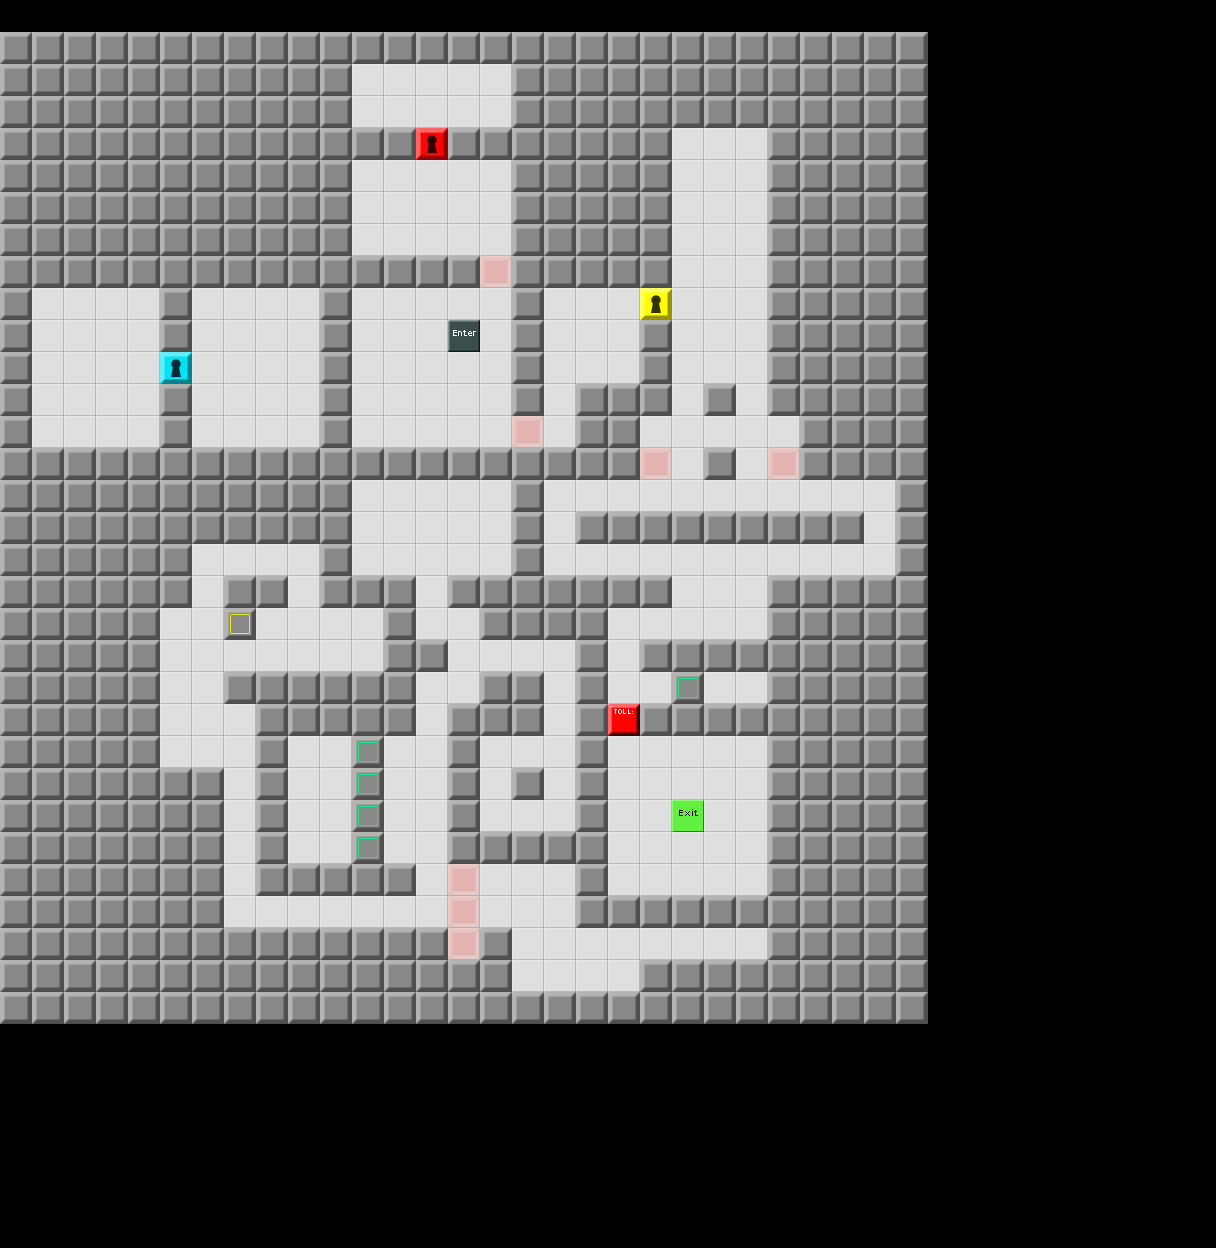

Rendered tile map (Tiled .tmx) drawn with the repository's tilesets; below, a short description and the map source with its tile grids summarised:
An orthogonal 38x39 tile map with 32x32 px tiles, 1 tile layer (Map) and 41 objects.

<map version="1.0" orientation="orthogonal" renderorder="right-down" width="38" height="39" tilewidth="32" tileheight="32" nextobjectid="43">
 <tileset firstgid="1" source="devgraphics.tsx" />
 <layer name="Map" width="38" height="39">
  <data>[1482 cells, 899 non-empty, 11 distinct tile ids]</data>
 </layer>
 <objectgroup name="Enemies">
  <object id="1" gid="7" x="608" y="864" />
  <object id="2" gid="9" x="384" y="832">
   <properties>
    <property name="direction" value="right" />
   </properties>
  </object>
  <object id="3" gid="9" x="384" y="800">
   <properties>
    <property name="direction" value="right" />
   </properties>
  </object>
  <object id="4" gid="9" x="384" y="768">
   <properties>
    <property name="direction" value="right" />
   </properties>
  </object>
  <object id="5" gid="9" x="384" y="864">
   <properties>
    <property name="direction" value="right" />
   </properties>
  </object>
  <object id="6" gid="7" x="352" y="416" />
  <object id="7" gid="25" x="352" y="640" />
  <object id="8" gid="9" x="736" y="384">
   <properties>
    <property name="direction" value="right" />
   </properties>
  </object>
  <object id="9" gid="9" x="736" y="512">
   <properties>
    <property name="direction" value="right" />
   </properties>
  </object>
  <object id="10" gid="9" x="704" y="704">
   <properties>
    <property name="direction" value="right" />
   </properties>
  </object>
 </objectgroup>
 <objectgroup name="Items">
  <object id="11" gid="16" x="736" y="800" />
  <object id="12" gid="16" x="736" y="768" />
  <object id="13" gid="16" x="736" y="832" />
  <object id="14" gid="16" x="736" y="864" />
  <object id="15" gid="16" x="736" y="896" />
  <object id="16" gid="8" x="672" y="960">
   <properties>
    <property name="Text" value="This guy was just sitting around so I hired him to drive on these buttons." />
   </properties>
  </object>
  <object id="17" gid="12" x="544" y="896" />
  <object id="18" gid="12" x="480" y="832" />
  <object id="19" gid="40" x="608" y="896" />
  <object id="20" gid="40" x="608" y="832" />
  <object id="21" gid="40" x="608" y="864" />
  <object id="22" gid="40" x="608" y="800" />
  <object id="23" gid="40" x="608" y="768" />
  <object id="24" gid="28" x="640" y="768" />
  <object id="25" gid="28" x="672" y="768" />
  <object id="26" gid="28" x="704" y="768" />
  <object id="27" gid="28" x="672" y="896" />
  <object id="28" gid="28" x="640" y="896" />
  <object id="29" gid="28" x="704" y="896" />
  <object id="30" gid="8" x="416" y="384">
   <properties>
    <property name="Text" value="I did NOT pay this guy. He just showed up one day and now he won't leave." />
   </properties>
  </object>
  <object id="31" gid="22" x="288" y="672" />
  <object id="32" gid="34" x="480" y="384" />
  <object id="33" gid="4" x="416" y="224" />
  <object id="34" gid="12" x="384" y="96" />
  <object id="35" gid="12" x="64" y="352" />
  <object id="36" gid="12" x="704" y="608" />
  <object id="37" gid="8" x="224" y="736">
   <properties>
    <property name="Text" value="This guy's on the payroll, but I don't know what he does." />
   </properties>
  </object>
  <object id="38" gid="8" x="480" y="928">
   <properties>
    <property name="Text" value="Oh, by the way. If you're standing on a block when it turns into a wall, you kind of die." />
   </properties>
  </object>
  <object id="39" gid="8" x="576" y="352">
   <properties>
    <property name="Text" value="Did we ever go over pushing blocks to trap enemies so that you can get through?\n\nWe didn't?\n\nOh, well, good luck." />
   </properties>
  </object>
 </objectgroup>
 <objectgroup name="Tools">
  <object id="40" gid="15" x="704" y="352" />
  <object id="41" gid="15" x="704" y="192" />
 </objectgroup>
 <objectgroup name="Parameters">
  <properties>
   <property name="time" value="500" />
   <property name="wrapAround" value="false" />
  </properties>
 </objectgroup>
</map>
